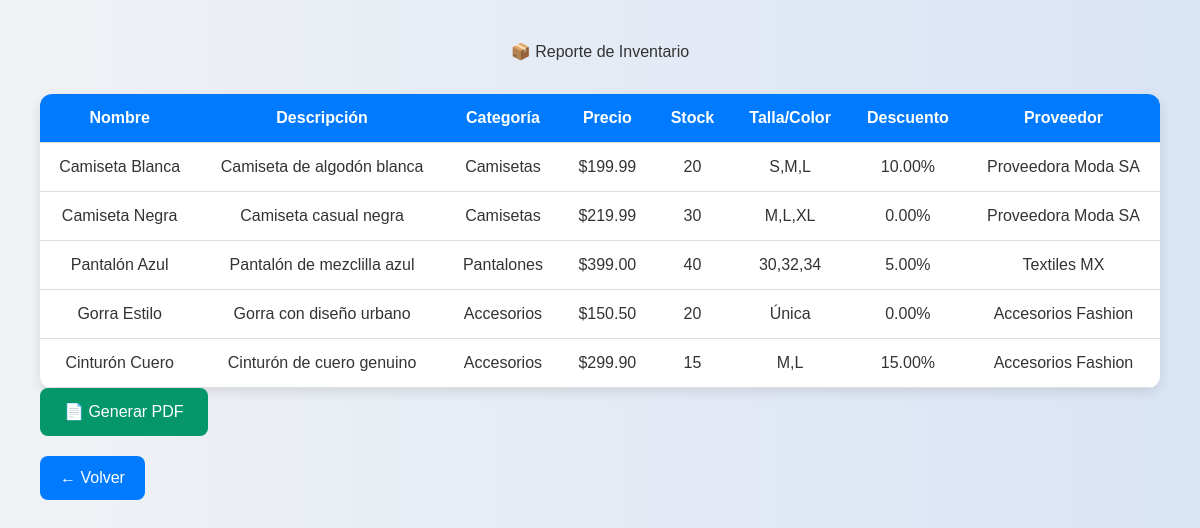
/php/reporte_inventario.php, run on an earlier commit of the app's database.
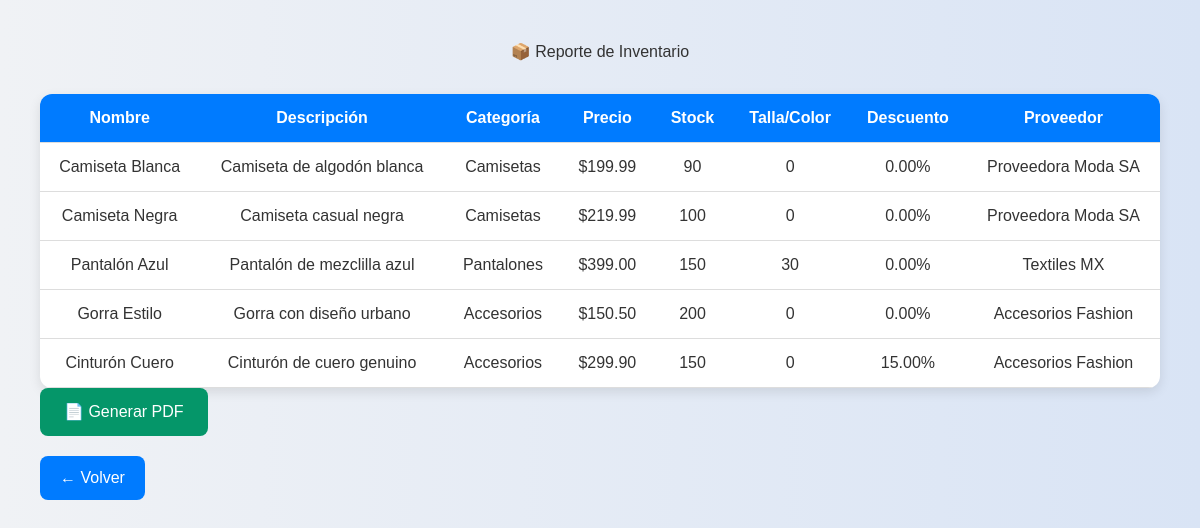
And on a later commit of the database.
### tables this page shows
CREATE TABLE `productos` (
  `id_producto` int(11) NOT NULL,
  `nombre` varchar(100) NOT NULL,
  `categoria` varchar(50) NOT NULL,
  `descripcion` text DEFAULT NULL,
  `precio` decimal(10,2) NOT NULL,
  `stock` int(11) NOT NULL,
  `talla_color` varchar(100) DEFAULT NULL,
  `descuento` decimal(5,2) DEFAULT 0.00,
  `inicio_oferta` date DEFAULT NULL,
  `fin_oferta` date DEFAULT NULL,
  `id_proveedor` int(11) DEFAULT NULL
);

CREATE TABLE `proveedores` (
  `id_proveedor` int(11) NOT NULL,
  `nombre` varchar(100) NOT NULL,
  `direccion` varchar(255) DEFAULT NULL,
  `correo` varchar(100) DEFAULT NULL,
  `telefono` varchar(20) DEFAULT NULL
);

### php/reporte_inventario.php (the view, shortened to what this page needs)
<?php
require_once '../php/conexion.php';
?>
<!DOCTYPE html>
<html lang="es">
<head>
    <link href="https://cdn.jsdelivr.net/npm/tailwindcss@2.2.19/dist/tailwind.min.css" rel="stylesheet">
</head>
<body>
    <h1>📦 Reporte de Inventario</h1>
    <table>
        <thead>
            <tr>
                <th>Nombre</th>
                <th>Descripción</th>
                <th>Categoría</th>
                <th>Precio</th>
                <th>Stock</th>
                <th>Talla/Color</th>
                <th>Descuento</th>
                <th>Proveedor</th>
            </tr>
        </thead>
        <tbody>
            <?php
            $sql = "SELECT p.*, pr.nombre AS proveedor
                    FROM productos p
                    LEFT JOIN proveedores pr ON p.id_proveedor = pr.id_proveedor";
            $res = $conn->query($sql);
            while ($row = $res->fetch_assoc()) {
                echo "<tr>
                    <td>{$row['nombre']}</td>
                    <td>{$row['descripcion']}</td>
                    <td>{$row['categoria']}</td>
                    <td>\${$row['precio']}</td>
                    <td>{$row['stock']}</td>
                    <td>{$row['talla_color']}</td>
                    <td>{$row['descuento']}%</td>
                    <td>" . ($row['proveedor'] ?? '—') . "</td>
                </tr>";
            }
            ?>
        </tbody>
    </table>
    <form method="get" action="../vistas/reporte_ventas_pdf.php" target="_blank">
                <button type="submit" class="bg-green-600 text-white px-6 py-3 rounded-lg hover:bg-green-700 transition">
                    📄 Generar PDF
                </button>
            </form>
    <a href="../vistas/reportes.php" class="btn-back">← Volver</a>
</body>
</html>

What changed in the data, as far as the page shows it:
changed productos "Camiseta Blanca": stock "20" → "90"; talla_color "S,M,L" → "0"; descuento "10.00" → "0.00"
changed productos "Camiseta Negra": stock "30" → "100"; talla_color "M,L,XL" → "0"
changed productos "Pantalón Azul": stock "40" → "150"; talla_color "30,32,34" → "30"; descuento "5.00" → "0.00"
changed productos "Gorra Estilo": stock "20" → "200"; talla_color "Única" → "0"
changed productos "Cinturón Cuero": stock "15" → "150"; talla_color "M,L" → "0"
